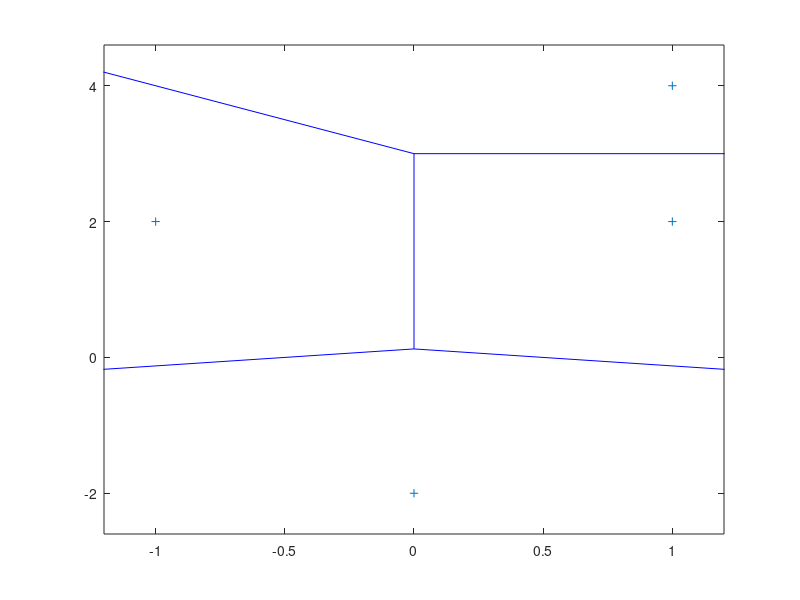

Recreate this plot in MATLAB. (Note: this script raises an error after producing the figure.)
%% MMSP2 - Lab 2
%  Exercise 2 - Vector quantization
%  Lucio Bianchi - 17/12/2013

clear
close all
clc

%% 1) Consider a 2D vector quantizer with codebook y1=(1,2), y2=(1,4), y3=(-1,2), y4=(0,-2)
%%    Show optimal assignement regions
y = zeros(2,4);
y(:,1) = [1,2];
y(:,2) = [1,4];
y(:,3) = [-1,2];
y(:,4) = [0,-2];

voronoi(y(1,:),y(2,:));

%% 2) Quantize the sequence x=(-4:5) and compute the MSE.
%%    Assume to quantize groups of 2 samples at time
x = -4:5;

hvq = dsp.VectorQuantizerEncoder(...
    'Codebook', y,...
    'CodewordOutputPort', true,...
    'QuantizationErrorOutputPort', true);

x = reshape(x,2,5);

[idx, x_q, err] = step(hvq, x);

plot(x_q(1,:), x_q(2,:),'ro'), hold on
plot(x(1,:), x(2,:),'bo'), hold off
